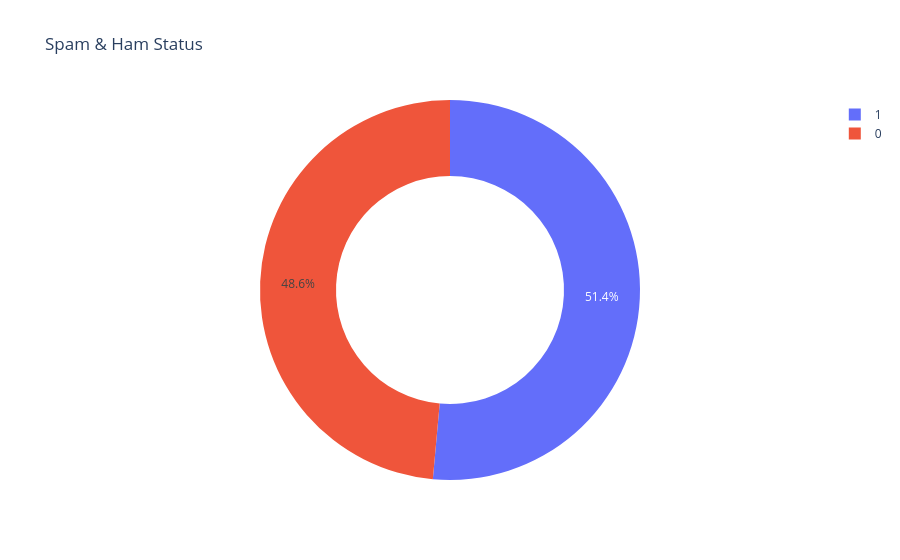

The notebook cell this image was saved under:
### Code cell
label_status = df['label'].value_counts()
transactions=label_status.index
quantity = label_status.values

pie_df=pd.DataFrame({
    "Spam or Ham": transactions,
    "count":quantity
})

figures=px.pie(
              pie_df,
              names=transactions,
              values=quantity,
              hole=.60,
              title="Spam & Ham Status"
)
figures.show()

### Figure 1 — Plotly figure (JSON) as saved in the notebook; plotly's stock layout.template omitted (floating-point values rounded to 4 significant figures)
{"data": [{"domain": {"x": [0, 1], "y": [0, 1]}, "hole": 0.6, "hovertemplate": "label=%{label}<br>value=%{value}<extra></extra>", "labels": [1, 0], "legendgroup": "", "name": "", "showlegend": true, "type": "pie", "values": [37106, 35028]}], "layout": {"legend": {"tracegroupgap": 0}, "title": {"text": "Spam & Ham Status"}}}
